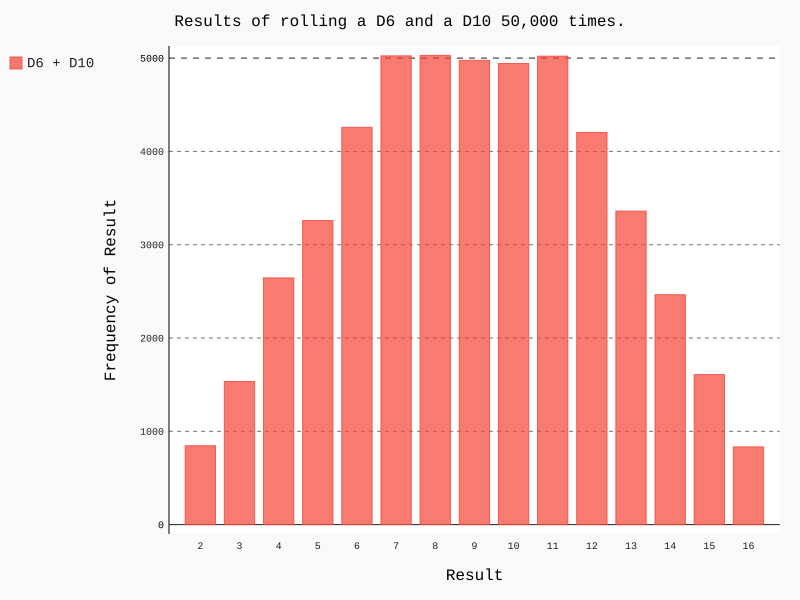

Recreate this plot in Python.
import pygal

from die import Die

# 创建D6和D10
die_1 = Die()
die_2 = Die(10)

# 掷骰子多次，结果存列表
results = []
for roll_num in range(50000):
    result = die_1.roll() + die_2.roll()
    results.append(result)

# 分析结果
frequencies = []
max_result = die_1.num_sides + die_2.num_sides
for value in range(2, max_result + 1):
    frequency = results.count(value)
    frequencies.append(frequency)

# 可视化结果
hist = pygal.Bar()

hist.title = "Results of rolling a D6 and a D10 50,000 times."
hist.x_labels = ['2', '3', '4', '5', '6', '7', '8', '9', '10',
                 '11', '12', '13', '14', '15', '16']
hist.x_title = "Result"
hist.y_title = "Frequency of Result"

hist.add('D6 + D10', frequencies)
hist.render_to_file('different_dice.svg')
